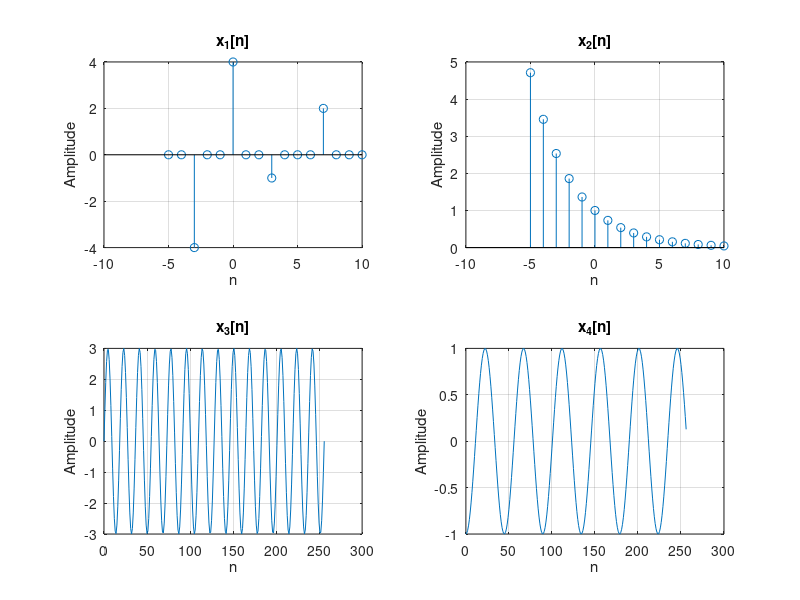

The MATLAB source for this figure:
clear
close all
clc 

% Discrete time vectors
n1 = -5:10;
n2 = 0:256;

% Define signals
x1 = -4 * (n1 == -3) + 4 * (n1 == 0) - (n1 == 3) + 2 * (n1 == 7);
x2 = exp(-0.31 * n1);
x3 = 3 * sin(2 * pi * 3.5/64 * n2);
x4 = -cos(9/64 * n2);

% Plot signals
figure;
subplot(2,2,1); stem(n1, x1); title('x_1[n]'); xlabel('n'); ylabel('Amplitude'); grid on;
subplot(2,2,2); stem(n1, x2); title('x_2[n]'); xlabel('n'); ylabel('Amplitude'); grid on;
subplot(2,2,3); plot(n2, x3); title('x_3[n]'); xlabel('n'); ylabel('Amplitude'); grid on;
subplot(2,2,4); plot(n2, x4); title('x_4[n]'); xlabel('n'); ylabel('Amplitude'); grid on;

% Calculate normalized angular frequency
Omega_x3 = 2 * pi * 3.5/64;
Omega_x4 = 9/64;

% Calculate fundamental period
T_x3 = 2*pi/Omega_x3;
T_x4 = 2*pi/Omega_x4;

% Define custom_power function
function P = custom_power(x)
    N = length(x);
    P = 1/N * sum(abs(x).^2);
end

% Calculate powers of all periodic signals
P_x3 = custom_power(x3(1:T_x3));
P_x4 = custom_power(x4(1:T_x4));

% Define energy function
function W = energy(x)
    W = sum(abs(x).^2);
end

% Calculate the energies for all these time-limited signals
W_x1 = energy(x1);
W_x2 = energy(x2);
W_x3 = energy(x3);
W_x4 = energy(x4);